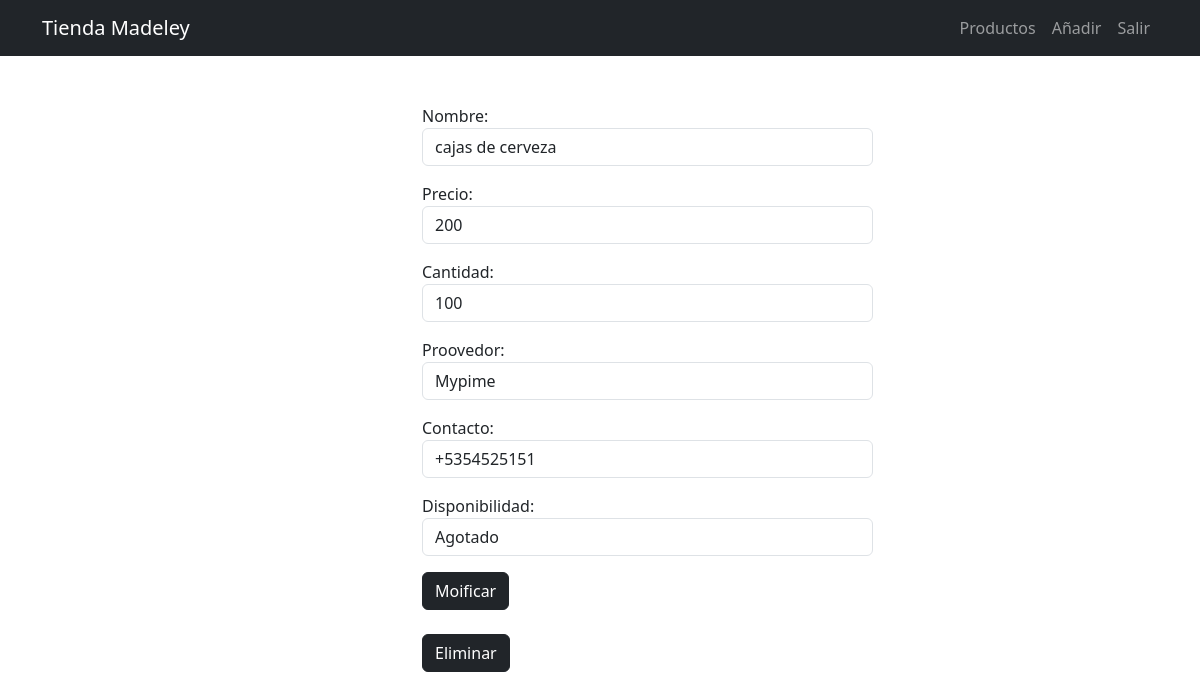
The page /productos/2/ (signed in) on the database its author committed.
### productos/models.py (models this page shows, shortened)
class Productos(models.Model):
     class PostObjects(models.Manager):
          def get_queryset(self):
               return super().get_queryset().filter(disponibilidad='disponible')
     disponible='dis'
     agotado='ago'
     options=[
          (disponible,'Disponible'),
          (agotado,'Agotado'),
     ]
     nombre = models.CharField(max_length=100)
     precio = models.IntegerField()
     cantidad = models.IntegerField()
     proovedor = models.ForeignKey(Proovedor,on_delete=models.CASCADE)
     contacto = models.CharField(max_length=100)
     disponibilidad = models.CharField(max_length=100,choices=options,default='disponible')
     objects = models.Manager()
     PostObjects = PostObjects()

### productos/views.py (the view, shortened to what this page needs)
# urls.py: path('productos/<int:detalle_id>/',views.detalle, name='detalle_producto'),
@login_required
def detalle(request, detalle_id):
     if request.method =='GET':
          producto = get_object_or_404(Productos,pk=detalle_id)
          form = ProductoForm(instance=producto)
          return render(request, 'detalle.html', {'producto': producto, 'form':form})

### productos/forms.py
class ProductoForm(forms.ModelForm):
     class Meta:
          model = Productos
          fields = ['nombre', 'precio', 'cantidad','proovedor','contacto','disponibilidad',]
          widgets={
               'nombre':forms.TextInput(attrs={'class':'form-control','placeholder':'Escriba el nombre'}),
               'precio':forms.TextInput(attrs={'class':'form-control','placeholder':'Escriba el precio'}),
               'cantidad':forms.TextInput(attrs={'class':'form-control','placeholder':'Escriba la cantidad'}),
               'proovedor':forms.Select(attrs={'class':'form-control'}),
               'contacto':forms.TextInput(attrs={'class':'form-control','placeholder':'Escriba el nombre'}),
               'disponibilidad':forms.Select(attrs={'class':'form-control'}),
          }

### productos/models.py (called while the page is built)
     def __str__(self):
          return self.tipo

### productos/templates/detalle.html (shortened to what this page needs)
{% extends 'base.html' %}
{% block content %}
<main class ="container">
     <div class="row">
     <div class="col-md-5 offset-md-4 mt-5" >
 <form method="POST">
     {{ form.as_p }}
     <button class="btn btn-dark">
          Moificar
     </button>
</form>
<form class="display-flex py-4" action= "{% url 'eliminar' producto.id %}" method="POST">
     <button class="btn btn-dark">
          Eliminar
     </button>
</form>
</div>
{% endblock %}

### rows shown on the page
Productos: nombre "cajas de cerveza", precio "200", cantidad "100", proovedor "Mypime", contacto "+5354525151", disponibilidad "Agotado"
